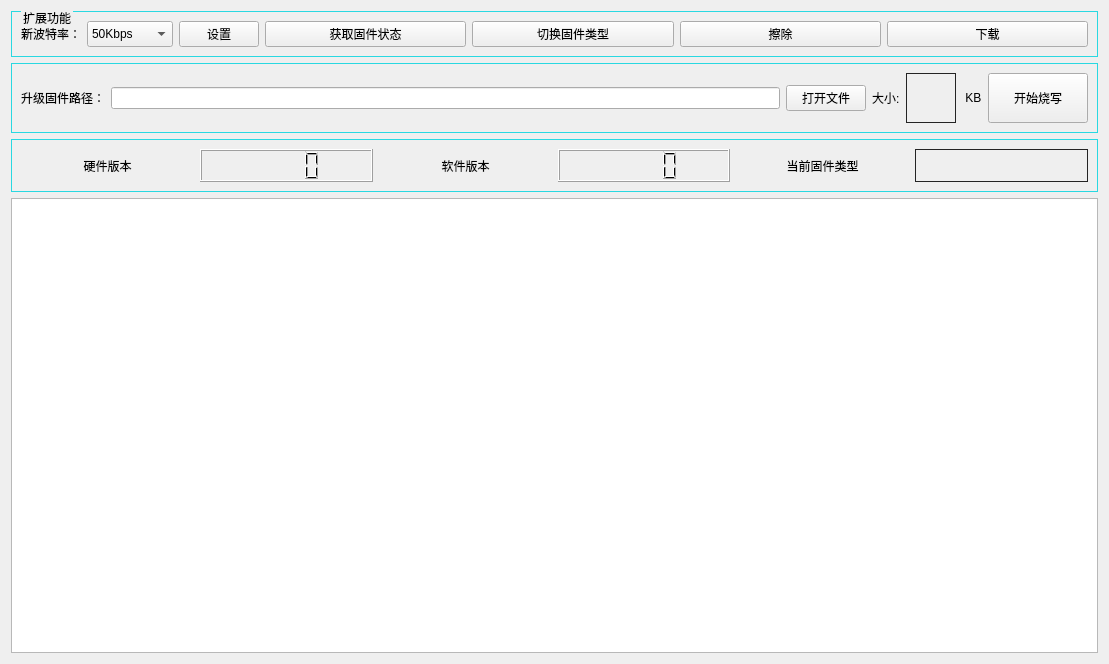
<?xml version="1.0" encoding="UTF-8"?>
<ui version="4.0">
 <class>bootloader</class>
 <widget class="QWidget" name="bootloader">
  <property name="geometry">
   <rect>
    <x>0</x>
    <y>0</y>
    <width>1109</width>
    <height>664</height>
   </rect>
  </property>
  <property name="windowTitle">
   <string>Form</string>
  </property>
  <layout class="QGridLayout" name="gridLayout_8">
   <item row="3" column="0">
    <widget class="QTextBrowser" name="textBrowser">
     <property name="minimumSize">
      <size>
       <width>0</width>
       <height>200</height>
      </size>
     </property>
    </widget>
   </item>
   <item row="0" column="0">
    <widget class="QGroupBox" name="groupBox_7">
     <property name="styleSheet">
      <string notr="true">QGroupBox{
	border:1px solid #29d8e1;
	margin-top: 2.3ex;
}
QGroupBox::title
{
	subcontrol-origin:margin;
	left: 10px;
}</string>
     </property>
     <property name="title">
      <string>扩展功能</string>
     </property>
     <property name="flat">
      <bool>false</bool>
     </property>
     <layout class="QGridLayout" name="gridLayout_3">
      <item row="0" column="0">
       <layout class="QGridLayout" name="gridLayout_2">
        <item row="0" column="0">
         <widget class="QLabel" name="label_3">
          <property name="sizePolicy">
           <sizepolicy hsizetype="Minimum" vsizetype="Preferred">
            <horstretch>0</horstretch>
            <verstretch>0</verstretch>
           </sizepolicy>
          </property>
          <property name="text">
           <string>新波特率：</string>
          </property>
          <property name="alignment">
           <set>Qt::AlignRight|Qt::AlignTrailing|Qt::AlignVCenter</set>
          </property>
         </widget>
        </item>
        <item row="0" column="1">
         <widget class="QComboBox" name="new_baudrate_cbx">
          <property name="sizePolicy">
           <sizepolicy hsizetype="Minimum" vsizetype="Preferred">
            <horstretch>0</horstretch>
            <verstretch>0</verstretch>
           </sizepolicy>
          </property>
          <item>
           <property name="text">
            <string>50Kbps</string>
           </property>
          </item>
          <item>
           <property name="text">
            <string>100Kbps</string>
           </property>
          </item>
          <item>
           <property name="text">
            <string>200Kbps</string>
           </property>
          </item>
          <item>
           <property name="text">
            <string>250Kbps</string>
           </property>
          </item>
          <item>
           <property name="text">
            <string>500Kbps</string>
           </property>
          </item>
          <item>
           <property name="text">
            <string>1000Kbps</string>
           </property>
          </item>
         </widget>
        </item>
        <item row="0" column="2">
         <widget class="QPushButton" name="SetBaudrate_Btn">
          <property name="sizePolicy">
           <sizepolicy hsizetype="Minimum" vsizetype="Preferred">
            <horstretch>0</horstretch>
            <verstretch>0</verstretch>
           </sizepolicy>
          </property>
          <property name="font">
           <font>
            <pointsize>9</pointsize>
           </font>
          </property>
          <property name="text">
           <string>设置</string>
          </property>
         </widget>
        </item>
       </layout>
      </item>
      <item row="0" column="1">
       <widget class="QPushButton" name="Check_Btn">
        <property name="sizePolicy">
         <sizepolicy hsizetype="Minimum" vsizetype="Preferred">
          <horstretch>0</horstretch>
          <verstretch>0</verstretch>
         </sizepolicy>
        </property>
        <property name="text">
         <string>获取固件状态</string>
        </property>
       </widget>
      </item>
      <item row="0" column="2">
       <widget class="QPushButton" name="ExcuteType_Btn">
        <property name="sizePolicy">
         <sizepolicy hsizetype="Minimum" vsizetype="Preferred">
          <horstretch>0</horstretch>
          <verstretch>0</verstretch>
         </sizepolicy>
        </property>
        <property name="text">
         <string>切换固件类型</string>
        </property>
       </widget>
      </item>
      <item row="0" column="3">
       <widget class="QPushButton" name="Erase_Btn">
        <property name="sizePolicy">
         <sizepolicy hsizetype="Minimum" vsizetype="Preferred">
          <horstretch>0</horstretch>
          <verstretch>0</verstretch>
         </sizepolicy>
        </property>
        <property name="text">
         <string>擦除</string>
        </property>
       </widget>
      </item>
      <item row="0" column="4">
       <widget class="QPushButton" name="Download_Btn">
        <property name="sizePolicy">
         <sizepolicy hsizetype="Minimum" vsizetype="Preferred">
          <horstretch>0</horstretch>
          <verstretch>0</verstretch>
         </sizepolicy>
        </property>
        <property name="text">
         <string>下载</string>
        </property>
       </widget>
      </item>
     </layout>
    </widget>
   </item>
   <item row="2" column="0">
    <widget class="QGroupBox" name="groupBox_6">
     <property name="styleSheet">
      <string notr="true">QGroupBox{border:1px solid #29d8e1;}</string>
     </property>
     <property name="title">
      <string/>
     </property>
     <layout class="QGridLayout" name="gridLayout_6">
      <item row="0" column="0">
       <layout class="QGridLayout" name="gridLayout">
        <item row="0" column="0">
         <widget class="QLabel" name="label_8">
          <property name="styleSheet">
           <string notr="true">QGroupBox{
	border:1px solid #29d8e1;
	margin-top: 2.3ex;
}
QGroupBox::title
{
	subcontrol-origin:margin;
	left: 10px;
}</string>
          </property>
          <property name="text">
           <string>硬件版本</string>
          </property>
          <property name="alignment">
           <set>Qt::AlignCenter</set>
          </property>
         </widget>
        </item>
        <item row="0" column="1">
         <widget class="QLCDNumber" name="Version">
          <property name="sizePolicy">
           <sizepolicy hsizetype="Preferred" vsizetype="Preferred">
            <horstretch>0</horstretch>
            <verstretch>0</verstretch>
           </sizepolicy>
          </property>
          <property name="minimumSize">
           <size>
            <width>150</width>
            <height>30</height>
           </size>
          </property>
          <property name="smallDecimalPoint">
           <bool>true</bool>
          </property>
          <property name="digitCount">
           <number>4</number>
          </property>
          <property name="mode">
           <enum>QLCDNumber::Dec</enum>
          </property>
         </widget>
        </item>
       </layout>
      </item>
      <item row="0" column="1">
       <layout class="QGridLayout" name="gridLayout_4">
        <item row="0" column="0">
         <widget class="QLabel" name="label_33">
          <property name="text">
           <string>软件版本</string>
          </property>
          <property name="alignment">
           <set>Qt::AlignCenter</set>
          </property>
         </widget>
        </item>
        <item row="0" column="1">
         <widget class="QLCDNumber" name="Version_2">
          <property name="sizePolicy">
           <sizepolicy hsizetype="Preferred" vsizetype="Preferred">
            <horstretch>0</horstretch>
            <verstretch>0</verstretch>
           </sizepolicy>
          </property>
          <property name="minimumSize">
           <size>
            <width>150</width>
            <height>30</height>
           </size>
          </property>
          <property name="smallDecimalPoint">
           <bool>true</bool>
          </property>
          <property name="digitCount">
           <number>4</number>
          </property>
          <property name="mode">
           <enum>QLCDNumber::Dec</enum>
          </property>
         </widget>
        </item>
       </layout>
      </item>
      <item row="0" column="2">
       <layout class="QGridLayout" name="gridLayout_5">
        <item row="0" column="0">
         <widget class="QLabel" name="label_9">
          <property name="text">
           <string>当前固件类型</string>
          </property>
          <property name="alignment">
           <set>Qt::AlignCenter</set>
          </property>
         </widget>
        </item>
        <item row="0" column="1">
         <widget class="QLabel" name="Type">
          <property name="minimumSize">
           <size>
            <width>100</width>
            <height>0</height>
           </size>
          </property>
          <property name="font">
           <font>
            <pointsize>20</pointsize>
           </font>
          </property>
          <property name="styleSheet">
           <string notr="true">QLabel{border:1px solid #242424;}</string>
          </property>
          <property name="text">
           <string/>
          </property>
          <property name="alignment">
           <set>Qt::AlignCenter</set>
          </property>
         </widget>
        </item>
       </layout>
      </item>
     </layout>
    </widget>
   </item>
   <item row="1" column="0">
    <widget class="QGroupBox" name="groupBox">
     <property name="styleSheet">
      <string notr="true">QGroupBox{
	border:1px solid #29d8e1;
	margin-top: 2.3ex;
}
QGroupBox::title
{
	subcontrol-origin:margin;
	left: 10px;
}</string>
     </property>
     <property name="title">
      <string/>
     </property>
     <layout class="QGridLayout" name="gridLayout_7">
      <item row="0" column="0">
       <widget class="QLabel" name="label_4">
        <property name="text">
         <string>升级固件路径：</string>
        </property>
       </widget>
      </item>
      <item row="0" column="1">
       <widget class="QLineEdit" name="firmwareLineEdit">
        <property name="readOnly">
         <bool>true</bool>
        </property>
       </widget>
      </item>
      <item row="0" column="2">
       <widget class="QPushButton" name="openDocument">
        <property name="text">
         <string>打开文件</string>
        </property>
       </widget>
      </item>
      <item row="0" column="3">
       <widget class="QLabel" name="label_36">
        <property name="text">
         <string>大小:</string>
        </property>
       </widget>
      </item>
      <item row="0" column="4">
       <widget class="QLabel" name="fileSize">
        <property name="minimumSize">
         <size>
          <width>50</width>
          <height>0</height>
         </size>
        </property>
        <property name="styleSheet">
         <string notr="true">QLabel{border:1px solid #242424;}</string>
        </property>
        <property name="text">
         <string/>
        </property>
       </widget>
      </item>
      <item row="0" column="5">
       <widget class="QLabel" name="label_38">
        <property name="text">
         <string> KB</string>
        </property>
       </widget>
      </item>
      <item row="0" column="6">
       <widget class="QPushButton" name="UpdateFirmware_Btn">
        <property name="sizePolicy">
         <sizepolicy hsizetype="Minimum" vsizetype="Preferred">
          <horstretch>0</horstretch>
          <verstretch>0</verstretch>
         </sizepolicy>
        </property>
        <property name="minimumSize">
         <size>
          <width>100</width>
          <height>50</height>
         </size>
        </property>
        <property name="text">
         <string>开始烧写</string>
        </property>
       </widget>
      </item>
     </layout>
    </widget>
   </item>
  </layout>
 </widget>
 <resources/>
 <connections/>
</ui>
